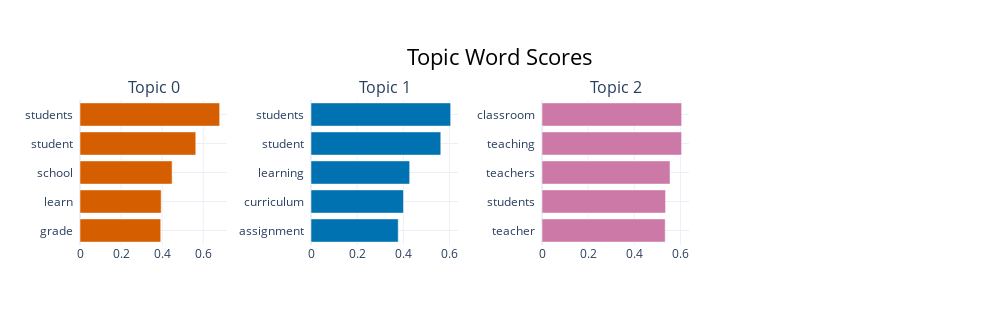

Notebook code cell kept with this figure:
### Markdown cell above
## Visualize Barchart

### Code cell
topic_model.visualize_barchart()

### Figure 1 — Plotly figure (JSON) as saved in the notebook; plotly's stock layout.template omitted (floating-point values rounded to 4 significant figures)
{"data": [{"marker": {"color": "#D55E00"}, "orientation": "h", "type": "bar", "x": [0.3931, 0.3952, 0.4484, 0.5637, 0.6799], "xaxis": "x", "y": ["grade  ", "learn  ", "school  ", "student  ", "students  "], "yaxis": "y"}, {"marker": {"color": "#0072B2"}, "orientation": "h", "type": "bar", "x": [0.3778, 0.4006, 0.4274, 0.5622, 0.605], "xaxis": "x2", "y": ["assignment  ", "curriculum  ", "learning  ", "student  ", "students  "], "yaxis": "y2"}, {"marker": {"color": "#CC79A7"}, "orientation": "h", "type": "bar", "x": [0.5341, 0.5356, 0.555, 0.6051, 0.6054], "xaxis": "x3", "y": ["teacher  ", "students  ", "teachers  ", "teaching  ", "classroom  "], "yaxis": "y3"}], "layout": {"annotations": [{"font": {"size": 16}, "showarrow": false, "text": "Topic 0", "x": 0.0875, "xanchor": "center", "xref": "paper", "y": 1, "yanchor": "bottom", "yref": "paper"}, {"font": {"size": 16}, "showarrow": false, "text": "Topic 1", "x": 0.3625, "xanchor": "center", "xref": "paper", "y": 1, "yanchor": "bottom", "yref": "paper"}, {"font": {"size": 16}, "showarrow": false, "text": "Topic 2", "x": 0.6375, "xanchor": "center", "xref": "paper", "y": 1, "yanchor": "bottom", "yref": "paper"}], "height": 325, "hoverlabel": {"bgcolor": "white", "font": {"family": "Rockwell", "size": 16}}, "showlegend": false, "title": {"font": {"color": "Black", "size": 22}, "text": "Topic Word Scores", "x": 0.5, "xanchor": "center", "yanchor": "top"}, "width": 1000, "xaxis": {"anchor": "y", "domain": [0, 0.175], "showgrid": true}, "xaxis2": {"anchor": "y2", "domain": [0.275, 0.45], "showgrid": true}, "xaxis3": {"anchor": "y3", "domain": [0.55, 0.725], "showgrid": true}, "xaxis4": {"anchor": "y4", "domain": [0.825, 1], "showgrid": true}, "yaxis": {"anchor": "x", "domain": [0, 1], "showgrid": true}, "yaxis2": {"anchor": "x2", "domain": [0, 1], "showgrid": true}, "yaxis3": {"anchor": "x3", "domain": [0, 1], "showgrid": true}, "yaxis4": {"anchor": "x4", "domain": [0, 1], "showgrid": true}}}
